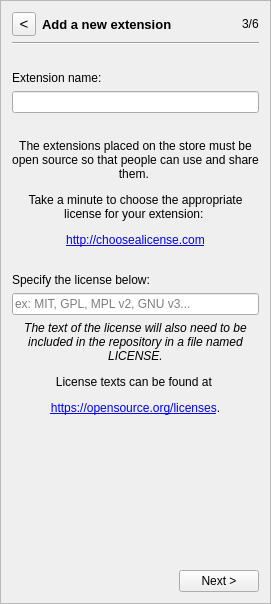
      <widget class="QFrame" name="page3">
       <property name="frameShape">
        <enum>QFrame::StyledPanel</enum>
       </property>
       <property name="frameShadow">
        <enum>QFrame::Raised</enum>
       </property>
       <layout class="QVBoxLayout" name="verticalLayout_3">
        <item>
         <layout class="QHBoxLayout" name="horizontalLayout_7">
          <item>
           <widget class="QToolButton" name="page3Back">
            <property name="minimumSize">
             <size>
              <width>24</width>
              <height>24</height>
             </size>
            </property>
            <property name="maximumSize">
             <size>
              <width>24</width>
              <height>24</height>
             </size>
            </property>
            <property name="font">
             <font>
              <pointsize>11</pointsize>
             </font>
            </property>
            <property name="text">
             <string>&lt;</string>
            </property>
           </widget>
          </item>
          <item>
           <widget class="QLabel" name="label_9">
            <property name="font">
             <font>
              <pointsize>10</pointsize>
              <weight>75</weight>
              <bold>true</bold>
             </font>
            </property>
            <property name="text">
             <string>Add a new extension</string>
            </property>
           </widget>
          </item>
          <item>
           <spacer name="horizontalSpacer_7">
            <property name="orientation">
             <enum>Qt::Horizontal</enum>
            </property>
            <property name="sizeHint" stdset="0">
             <size>
              <width>40</width>
              <height>20</height>
             </size>
            </property>
           </spacer>
          </item>
          <item>
           <widget class="QLabel" name="label_23">
            <property name="text">
             <string>3/6</string>
            </property>
           </widget>
          </item>
         </layout>
        </item>
        <item>
         <widget class="Line" name="line_3">
          <property name="orientation">
           <enum>Qt::Horizontal</enum>
          </property>
         </widget>
        </item>
        <item>
         <spacer name="verticalSpacer_8">
          <property name="orientation">
           <enum>Qt::Vertical</enum>
          </property>
          <property name="sizeType">
           <enum>QSizePolicy::Fixed</enum>
          </property>
          <property name="sizeHint" stdset="0">
           <size>
            <width>20</width>
            <height>20</height>
           </size>
          </property>
         </spacer>
        </item>
        <item>
         <widget class="QLabel" name="label_10">
          <property name="text">
           <string>&lt;html&gt;&lt;head/&gt;&lt;body&gt;&lt;p&gt;Extension name:&lt;/p&gt;&lt;/body&gt;&lt;/html&gt;</string>
          </property>
          <property name="textFormat">
           <enum>Qt::RichText</enum>
          </property>
          <property name="wordWrap">
           <bool>true</bool>
          </property>
         </widget>
        </item>
        <item>
         <widget class="QLineEdit" name="ExtensionNameBox">
          <property name="text">
           <string/>
          </property>
         </widget>
        </item>
        <item>
         <spacer name="verticalSpacer_9">
          <property name="orientation">
           <enum>Qt::Vertical</enum>
          </property>
          <property name="sizeType">
           <enum>QSizePolicy::Fixed</enum>
          </property>
          <property name="sizeHint" stdset="0">
           <size>
            <width>20</width>
            <height>20</height>
           </size>
          </property>
         </spacer>
        </item>
        <item>
         <widget class="QLabel" name="label_11">
          <property name="text">
           <string>&lt;html&gt;&lt;head/&gt;&lt;body&gt;&lt;p&gt;The extensions placed on the store must be open source so that people can use and share them. &lt;/p&gt;&lt;p&gt;Take a minute to choose the appropriate license for your extension: &lt;/p&gt;&lt;p&gt;&lt;a href=&quot;http://choosealicense.com&quot;&gt;&lt;span style=&quot; text-decoration: underline; color:#0000ff;&quot;&gt;http://choosealicense.com&lt;/span&gt;&lt;/a&gt;&lt;/p&gt;&lt;/body&gt;&lt;/html&gt;</string>
          </property>
          <property name="textFormat">
           <enum>Qt::RichText</enum>
          </property>
          <property name="alignment">
           <set>Qt::AlignCenter</set>
          </property>
          <property name="wordWrap">
           <bool>true</bool>
          </property>
         </widget>
        </item>
        <item>
         <spacer name="verticalSpacer_25">
          <property name="orientation">
           <enum>Qt::Vertical</enum>
          </property>
          <property name="sizeType">
           <enum>QSizePolicy::Fixed</enum>
          </property>
          <property name="sizeHint" stdset="0">
           <size>
            <width>20</width>
            <height>20</height>
           </size>
          </property>
         </spacer>
        </item>
        <item>
         <widget class="QLabel" name="label_34">
          <property name="text">
           <string>&lt;html&gt;&lt;head/&gt;&lt;body&gt;&lt;p&gt;Specify the license below:&lt;/p&gt;&lt;/body&gt;&lt;/html&gt;</string>
          </property>
          <property name="textFormat">
           <enum>Qt::RichText</enum>
          </property>
          <property name="alignment">
           <set>Qt::AlignLeading|Qt::AlignLeft|Qt::AlignVCenter</set>
          </property>
          <property name="wordWrap">
           <bool>true</bool>
          </property>
         </widget>
        </item>
        <item>
         <widget class="QLineEdit" name="licenseBox">
          <property name="placeholderText">
           <string>ex: MIT, GPL, MPL v2, GNU v3...</string>
          </property>
         </widget>
        </item>
        <item>
         <widget class="QLabel" name="label_33">
          <property name="text">
           <string>&lt;html&gt;&lt;head/&gt;&lt;body&gt;&lt;p&gt;&lt;span style=&quot; font-style:italic;&quot;&gt;The text of the license will also need to be included in the repository in a file named LICENSE.&lt;/span&gt;&lt;/p&gt;&lt;p&gt;License texts can be found at &lt;/p&gt;&lt;p&gt;&lt;a href=&quot;https://opensource.org/licenses&quot;&gt;&lt;span style=&quot; text-decoration: underline; color:#0000ff;&quot;&gt;https://opensource.org/licenses&lt;/span&gt;&lt;/a&gt;.&lt;/p&gt;&lt;/body&gt;&lt;/html&gt;</string>
          </property>
          <property name="textFormat">
           <enum>Qt::RichText</enum>
          </property>
          <property name="alignment">
           <set>Qt::AlignCenter</set>
          </property>
          <property name="wordWrap">
           <bool>true</bool>
          </property>
         </widget>
        </item>
        <item>
         <spacer name="verticalSpacer_10">
          <property name="orientation">
           <enum>Qt::Vertical</enum>
          </property>
          <property name="sizeType">
           <enum>QSizePolicy::Expanding</enum>
          </property>
          <property name="sizeHint" stdset="0">
           <size>
            <width>20</width>
            <height>149</height>
           </size>
          </property>
         </spacer>
        </item>
        <item>
         <layout class="QHBoxLayout" name="horizontalLayout_4">
          <item>
           <spacer name="horizontalSpacer_4">
            <property name="orientation">
             <enum>Qt::Horizontal</enum>
            </property>
            <property name="sizeHint" stdset="0">
             <size>
              <width>40</width>
              <height>20</height>
             </size>
            </property>
           </spacer>
          </item>
          <item>
           <widget class="QPushButton" name="page3Next">
            <property name="text">
             <string>Next &gt;</string>
            </property>
           </widget>
          </item>
         </layout>
        </item>
       </layout>
      </widget>
